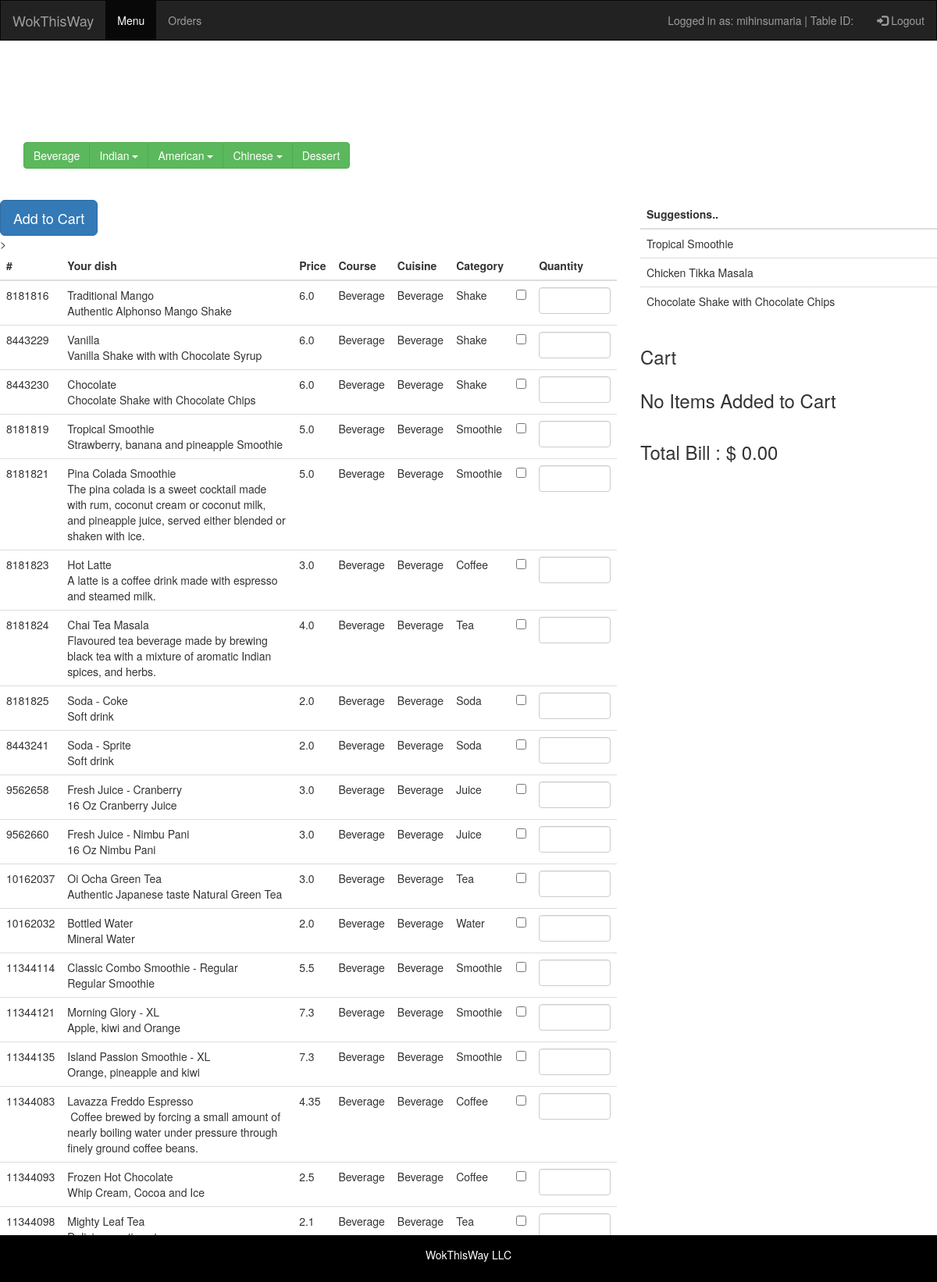
The app's page /beverage/ (signed in) with its own data.
### restaurantmanagementsystem/models.py (models this page shows, shortened)
class Food(models.Model):
	ID=models.BigIntegerField(primary_key=True)
	name=models.CharField(max_length=50)
	description=models.CharField(max_length=300)
	price=models.FloatField()
	course=models.CharField(max_length=50)
	cuisine=models.CharField(max_length=50)
	category=models.CharField(max_length=50)

### restaurantmanagementsystem/views.py (the view)
# urls.py: url(r'^beverage/$',views.beverage_menu, name = 'beverage'),
def beverage_menu(request):
    username=request.session['username']
    global cart
    food_list = Food.objects.filter(cuisine = 'Beverage')
    bill = total_bill()
    return render(request,'restaurantmanagementsystem/menu.html',{'food_list':food_list,'cart':cart,'bill':bill,'username':username})

### restaurantmanagementsystem/views.py (called while the page is built)
def total_bill():
    global cart
    totalprice =0
    for item in cart:
        totalprice += item.get_price()
    return "{0:.2f}".format(totalprice)

### restaurantmanagementsystem/templates/restaurantmanagementsystem/menu.html (shortened to what this page needs)
<!DOCTYPE html>
<html lang="en">
<head>
  <link rel="stylesheet" href="https://maxcdn.bootstrapcdn.com/bootstrap/3.3.7/css/bootstrap.min.css">
      {% load staticfiles %}
      /*{% load staticfiles %}
</head>
<body>
<nav class="navbar navbar-inverse">
  <div class="container-fluid">
    <div class="navbar-header">
      <a class="navbar-brand" href="#">WokThisWay</a>
    </div>
    <ul class="nav navbar-nav">
      <li class="active"><a href="{% url 'guest_menu_page' %}">Menu</a></li>
      <li><a href="Orders.html">Orders</a></li>
    </ul>
    <ul class="nav navbar-nav navbar-right">
      <li><span class="navbar-text">Logged in as: {{ username }} | Table ID: {{tableid}}</span></li>
      <li><a href="{% url 'logout' %}"><span class="glyphicon glyphicon-log-in"></span> Logout</a></li>
    </ul>
  </div>
</nav>
<div class="container" text-align:center>
  <h1>Wok this Way!</h1>
  <p>One stop solution for quick meals..</p>
  <p>Easy ordering and take away system</p>
</div>
<div class="container">
  <div class = "btn-group">
    <a href="{% url 'beverage' %}" style="color: white;" class="btn btn-success">Beverage</a>
    <div class="btn-group">
      <button type="button" class="btn btn-success dropdown-toggle" data-toggle="dropdown">Indian <span class="caret"></span></button>
    </div>
    <div class="btn-group">
      <button type="button" class="btn btn-success dropdown-toggle" data-toggle="dropdown">American <span class="caret"></span></button>
    </div>
    <div class="btn-group">
      <button type="button" class="btn btn-success dropdown-toggle" data-toggle="dropdown">Chinese <span class="caret"></span></button>
    </div>
    <a href="{% url 'dessert' %}" style="color: white;" class="btn btn-success">Dessert</a>
  </div>
</div>
  <br><br>
<div class="row">
  <div class="col-sm-8">
    <form action="{% url 'add_to_cart'%}" method="POST">
  <div class="table-responsive">
  <table class="table table-hover">
    <thead class="thead-inverse">
      <tr>
        <th>#</th>
        <th>Your dish</th>
        <th>Price</th>
        <th>Course</th>
        <th>Cuisine</th>
        <th>Category</th>
        <th></th>
        <th>Quantity</th>
      </tr>
    </thead>
    <tbody>
      {% if food_list %}
      {% for food in food_list %}
      <tr>
        <td>{{food.ID}}</td>
        <td>{{food.name}} <br>{{food.description}}</td>
        <td>{{food.price}}</td>
        <td>{{food.course}}</td>
        <td>{{food.cuisine}}</td>
        <td>{{food.category}}</td>
    <td class="vcenter"><input type="checkbox" name = "food" id="{{food.ID}}" value= "{{food.ID}}"/></td>
    <td>
    <input type="number" class="form-control" name = "quantity" id="{{food.ID}}"   min="1" >
    </td>
      </tr>
      {%endfor%}
    <button type="submit" class="btn btn-primary btn-lg">Add to Cart</button>
    <br>>
    {%endif%}
    </tbody>
  </table>
</div></form></div>
  <div class="col-sm-4">
  <div class="table-responsive">
  <table class="table table-hover">
    <thead>
      <tr><th>Suggestions..</th></tr>
    <tr><td>Tropical Smoothie</td></tr>
    <tr><td>Chicken Tikka Masala</td></tr>
    <tr><td>Chocolate Shake with Chocolate Chips</td></tr>
    </table>
  </div>
  <h3>Cart</h3>
  <form action="{% url 'cart_transaction'%}" method="POST">
  <div class="table-responsive">
  <table class="table table-hover">
    {%if cart%}
    <thead>
      <tr>
        <th>ID</th>
        <th>Name</th>
        <th>Quantity</th>
        <th>Price</th>
        <th>    </th>
      </tr>
    </thead>
    <tbody>
      {%for item in cart%}
    <tr><td>{{item.get_id}}</td>
      <td>{{item.get_name}}</td>
    <td>{{item.get_qty}}</td>
    <td>{{item.get_price}}</td>
    <td><input type="checkbox" name = "remove_check" id="" value= "{{item.get_id}}"/></td>
  </tr>
  {%endfor%}
  <tr><button type="submit" name = "order" >Order</button>
    <button type="submit" name = "remove" >Remove</button> </tr>
    </tbody>
    {%else%}
    <h3>No Items Added to Cart<h3>
    {%endif%}
    </table>
    <h3>Total Bill : $ {{bill}}<h3>
  </div>
</form>
  </div>
</div>
<br>
<div class="navbar navbar-fixed-bottom">
  <footer class="container-fluid text-center">
    <p>WokThisWay LLC</p>
  </footer>
</div>
</body>
</html>

### records on screen
Food: ID "8181816", name "Traditional Mango", description "Authentic Alphonso Mango Shake", price "6.0", course "Beverage", cuisine "Beverage", category "Shake"
Food: ID "8443229", name "Vanilla", description "Vanilla Shake with with Chocolate Syrup", price "6.0", course "Beverage", cuisine "Beverage", category "Shake"
Food: ID "8443230", name "Chocolate", description "Chocolate Shake with Chocolate Chips", price "6.0", course "Beverage", cuisine "Beverage", category "Shake"
Food: ID "8181819", name "Tropical Smoothie", description "Strawberry, banana and pineapple Smoothie", price "5.0", course "Beverage", cuisine "Beverage", category "Smoothie"
Food: ID "8181821", name "Pina Colada Smoothie", description "The pina colada is a sweet cocktail made with rum, coconut cream or coconut milk, and pineapple juice, served either blended or shaken with ice.", price "5.0", course "Beverage", cuisine "Beverage", category "Smoothie"
Food: ID "8181823", name "Hot Latte", description "A latte is a coffee drink made with espresso and steamed milk.", price "3.0", course "Beverage", cuisine "Beverage", category "Coffee"
Food: ID "8181824", name "Chai Tea Masala", description "Flavoured tea beverage made by brewing black tea with a mixture of aromatic Indian spices, and herbs.", price "4.0", course "Beverage", cuisine "Beverage", category "Tea"
Food: ID "8181825", name "Soda - Coke", description "Soft drink", price "2.0", course "Beverage", cuisine "Beverage", category "Soda"
Food: ID "8443241", name "Soda - Sprite", description "Soft drink", price "2.0", course "Beverage", cuisine "Beverage", category "Soda"
Food: ID "9562658", name "Fresh Juice - Cranberry", description "16 Oz Cranberry Juice", price "3.0", course "Beverage", cuisine "Beverage", category "Juice"
Food: ID "9562660", name "Fresh Juice - Nimbu Pani", description "16 Oz Nimbu Pani", price "3.0", course "Beverage", cuisine "Beverage", category "Juice"
Food: ID "10162037", name "Oi Ocha Green Tea", description "Authentic Japanese taste Natural Green Tea", price "3.0", course "Beverage", cuisine "Beverage", category "Tea"
Food: ID "10162032", name "Bottled Water", description "Mineral Water", price "2.0", course "Beverage", cuisine "Beverage", category "Water"
Food: ID "11344114", name "Classic Combo Smoothie - Regular", description "Regular Smoothie", price "5.5", course "Beverage", cuisine "Beverage", category "Smoothie"
Food: ID "11344121", name "Morning Glory - XL", description "Apple, kiwi and Orange", price "7.3", course "Beverage", cuisine "Beverage", category "Smoothie"
Food: ID "11344135", name "Island Passion Smoothie - XL", description "Orange, pineapple and kiwi", price "7.3", course "Beverage", cuisine "Beverage", category "Smoothie"
Food: ID "11344083", name "Lavazza Freddo Espresso", description "Coffee brewed by forcing a small amount of nearly boiling water under pressure through finely ground coffee beans.", price "4.35", course "Beverage", cuisine "Beverage", category "Coffee"
Food: ID "11344093", name "Frozen Hot Chocolate", description "Whip Cream, Cocoa and Ice", price "2.5", course "Beverage", cuisine "Beverage", category "Coffee"
Food: ID "11344098", name "Mighty Leaf Tea", price "2.1", course "Beverage", cuisine "Beverage", category "Tea"

### other values on screen
{{ username }} "mihinsumaria"
{{ bill }} "0.00"
